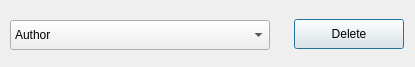
<?xml version="1.0" encoding="UTF-8"?>
<ui version="4.0">
 <class>Dialog</class>
 <widget class="QDialog" name="Dialog">
  <property name="geometry">
   <rect>
    <x>0</x>
    <y>0</y>
    <width>415</width>
    <height>67</height>
   </rect>
  </property>
  <property name="minimumSize">
   <size>
    <width>415</width>
    <height>67</height>
   </size>
  </property>
  <property name="maximumSize">
   <size>
    <width>415</width>
    <height>67</height>
   </size>
  </property>
  <property name="windowTitle">
   <string>Dialog</string>
  </property>
  <widget class="QComboBox" name="comboBox">
   <property name="geometry">
    <rect>
     <x>10</x>
     <y>20</y>
     <width>260</width>
     <height>30</height>
    </rect>
   </property>
   <property name="styleSheet">
    <string notr="true">font: 12pt &quot;Microsoft YaHei UI&quot;;</string>
   </property>
   <item>
    <property name="text">
     <string>Author</string>
    </property>
   </item>
   <item>
    <property name="text">
     <string>Books</string>
    </property>
   </item>
   <item>
    <property name="text">
     <string>Borrow</string>
    </property>
   </item>
   <item>
    <property name="text">
     <string>Cetagory</string>
    </property>
   </item>
   <item>
    <property name="text">
     <string>Members</string>
    </property>
   </item>
   <item>
    <property name="text">
     <string>Publisher</string>
    </property>
   </item>
   <item>
    <property name="text">
     <string>Returns</string>
    </property>
   </item>
  </widget>
  <widget class="QPushButton" name="pushButton">
   <property name="geometry">
    <rect>
     <x>294</x>
     <y>19</y>
     <width>110</width>
     <height>30</height>
    </rect>
   </property>
   <property name="minimumSize">
    <size>
     <width>110</width>
     <height>30</height>
    </size>
   </property>
   <property name="maximumSize">
    <size>
     <width>110</width>
     <height>30</height>
    </size>
   </property>
   <property name="styleSheet">
    <string notr="true">font: 12pt &quot;Microsoft YaHei UI&quot;;</string>
   </property>
   <property name="text">
    <string>Delete</string>
   </property>
  </widget>
 </widget>
 <resources/>
 <connections/>
</ui>
